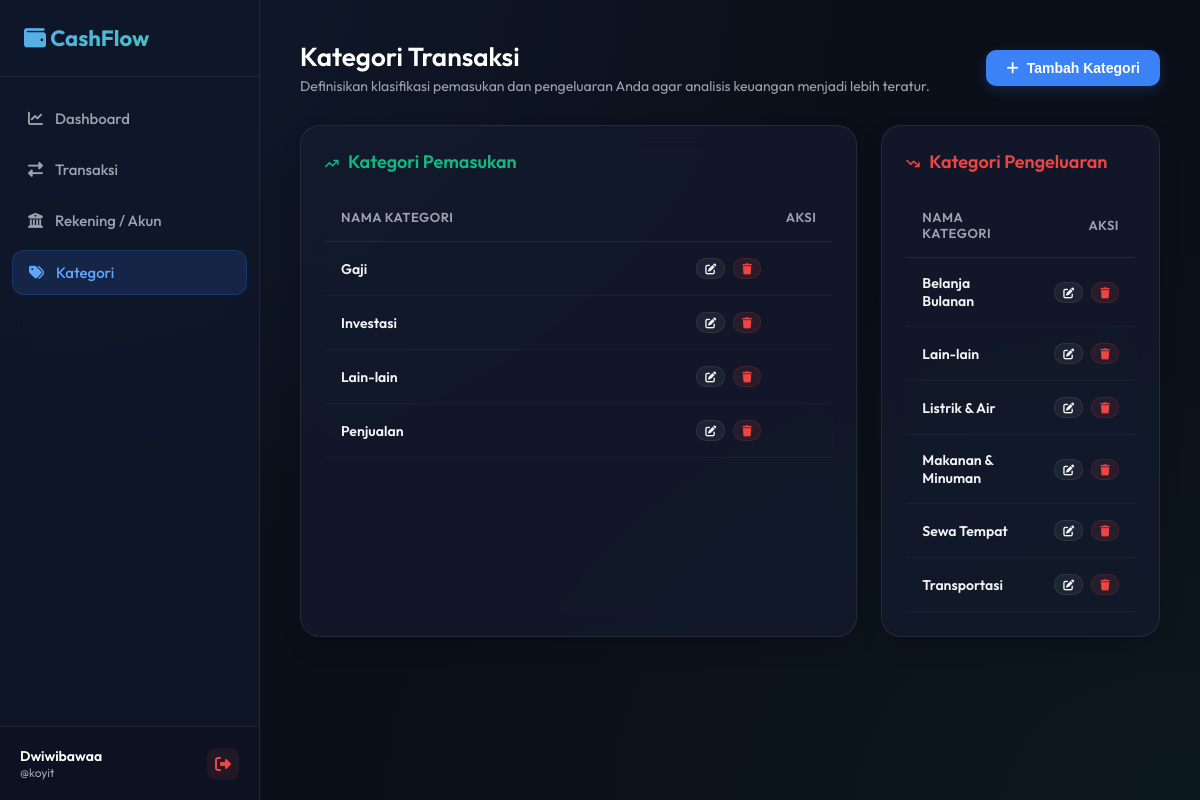
Screenshot of /kategori.php (signed in) with the database file from the repository.
### tables this page shows
CREATE TABLE `kategori` (
  `id` bigint(20) NOT NULL,
  `nama_kategori` varchar(100) NOT NULL,
  `jenis` enum('masuk','keluar') NOT NULL
);

### kategori.php (the view, shortened to what this page needs)
<?php
require_once 'includes/header.php';
$db = getDBConnection();
$stmt = $db->prepare("SELECT * FROM kategori WHERE jenis = 'masuk' ORDER BY nama_kategori ASC");
$stmt->execute();
$masuk_categories = $stmt->fetchAll();
$stmt = $db->prepare("SELECT * FROM kategori WHERE jenis = 'keluar' ORDER BY nama_kategori ASC");
$stmt->execute();
$keluar_categories = $stmt->fetchAll();
?>
<div class="page-header">
    <div>
        <h2>Kategori Transaksi</h2>
        <p>Definisikan klasifikasi pemasukan dan pengeluaran Anda agar analisis keuangan menjadi lebih teratur.</p>
    </div>
    <div>
        <button class="btn btn-primary" onclick="openModal('addKategoriModal')">
            <i class="fa-solid fa-plus"></i> Tambah Kategori
        </button>
    </div>
</div>
<div class="content-grid">
    <div class="card">
        <div class="section-title">
            <span class="text-success"><i class="fa-solid fa-arrow-trend-up icon-spaced"></i> Kategori Pemasukan</span>
        </div>
        <div class="table-responsive">
            <table class="table">
                <thead>
                    <tr>
                        <th class="w-70">Nama Kategori</th>
                        <th class="w-30 text-right">Aksi</th>
                    </tr>
                </thead>
                <tbody>
                    <?php foreach ($masuk_categories as $cat): ?>
                        <tr>
                            <td class="font-semibold"><?= htmlspecialchars($cat['nama_kategori']) ?></td>
                            <td class="text-right">
                                <div class="flex-gap-8 text-right">
                                    <button class="btn btn-secondary btn-secondary-xs"
                                            onclick="editKategori(<?= $cat['id']; ?>, '<?= htmlspecialchars($cat['nama_kategori'], ENT_QUOTES); ?>', 'masuk')">
                                        <i class="fa-solid fa-edit"></i>
                                    </button>
                                    <a href="kategori.php?delete=<?= $cat['id']; ?>"
                                       class="btn btn-danger btn-secondary-xs"
                                       onclick="return confirm('Apakah Anda yakin ingin menghapus kategori ini? Semua transaksi dengan kategori ini juga akan terhapus!')">
                                        <i class="fa-solid fa-trash"></i>
                                    </a>
                                </div>
                            </td>
                        </tr>
                    <?php endforeach; ?>
                </tbody>
            </table>
        </div>
    </div>
    <div class="card">
        <div class="section-title">
            <span class="text-danger"><i class="fa-solid fa-arrow-trend-down icon-spaced"></i> Kategori Pengeluaran</span>
        </div>
        <div class="table-responsive">
            <table class="table">
                <thead>
                    <tr>
                        <th class="w-70">Nama Kategori</th>
                        <th class="w-30 text-right">Aksi</th>
                    </tr>
                </thead>
                <tbody>
                    <?php foreach ($keluar_categories as $cat): ?>
                        <tr>
                            <td class="font-semibold"><?= htmlspecialchars($cat['nama_kategori']) ?></td>
                            <td class="text-right">
                                <div class="flex-gap-8 text-right">
                                    <button class="btn btn-secondary btn-secondary-xs"
                                            onclick="editKategori(<?= $cat['id']; ?>, '<?= htmlspecialchars($cat['nama_kategori'], ENT_QUOTES); ?>', 'keluar')">
                                        <i class="fa-solid fa-edit"></i>
                                    </button>
                                    <a href="kategori.php?delete=<?= $cat['id']; ?>"
                                       class="btn btn-danger btn-secondary-xs"
                                       onclick="return confirm('Apakah Anda yakin ingin menghapus kategori ini? Semua transaksi dengan kategori ini juga akan terhapus!')">
                                        <i class="fa-solid fa-trash"></i>
                                    </a>
                                </div>
                            </td>
                        </tr>
                    <?php endforeach; ?>
                </tbody>
            </table>
        </div>
    </div>
</div>
<?php
require_once 'includes/footer.php';
?>

### css/style.css (style rules this page uses)
:root { --bg-main: #0b0f19; --bg-card: rgba(20, 28, 47, 0.7); --border-color: rgba(255, 255, 255, 0.08); --border-focus: #3b82f6; --primary: #3b82f6; --primary-hover: #2563eb; --success: #10b981; --success-hover: #059669; --danger: #ef4444; --danger-hover: #dc2626; --warning: #f59e0b; --text-main: #f3f4f6; --text-muted: #9ca3af; --sidebar-width: 260px; --transition: all 0.3s cubic-bezier(0.4, 0, 0.2, 1); --glow-blue: rgba(59, 130, 246, 0.15); --glow-emerald: rgba(16, 185, 129, 0.15); }
* { box-sizing: border-box; margin: 0; padding: 0; }
body { font-family: 'Outfit', 'Inter', sans-serif; background-color: var(--bg-main); background-image: radial-gradient(at 0% 0%, rgba(59, 130, 246, 0.1) 0px, transparent 50%), radial-gradient(at 100% 100%, rgba(16, 185, 129, 0.05) 0px, transparent 50%); background-attachment: fixed; color: var(--text-main); min-height: 100vh; overflow-x: hidden; }
.page-header { display: flex; justify-content: space-between; align-items: center; margin-bottom: 30px; }
.page-header h2 { font-size: 26px; font-weight: 600; color: #ffffff; }
.page-header p { color: var(--text-muted); font-size: 14px; margin-top: 4px; }
.card { background: var(--bg-card); border: 1px solid var(--border-color); border-radius: 20px; padding: 24px; box-shadow: 0 10px 30px -10px rgba(0,0,0,0.3); backdrop-filter: blur(12px); transition: var(--transition); position: relative; overflow: hidden; }
.content-grid { display: grid; grid-template-columns: 2fr 1fr; gap: 24px; margin-bottom: 30px; }
.section-title { display: flex; justify-content: space-between; align-items: center; margin-bottom: 20px; font-size: 18px; font-weight: 600; color: #ffffff; }
.btn { display: inline-flex; align-items: center; gap: 8px; padding: 10px 20px; font-size: 14px; font-weight: 600; border-radius: 10px; border: none; cursor: pointer; transition: var(--transition); text-decoration: none; }
.btn-primary { background: var(--primary); color: #ffffff; box-shadow: 0 4px 12px rgba(59, 130, 246, 0.2); }
.btn-danger { background: rgba(239, 68, 68, 0.1); color: var(--danger); border: 1px solid rgba(239, 68, 68, 0.15); }
.btn-secondary { background: rgba(255, 255, 255, 0.05); color: var(--text-main); border: 1px solid var(--border-color); }
.table-responsive { width: 100%; overflow-x: auto; }
.table { width: 100%; border-collapse: collapse; text-align: left; }
.table th { padding: 16px; font-size: 13px; font-weight: 600; color: var(--text-muted); text-transform: uppercase; letter-spacing: 0.5px; border-bottom: 1px solid var(--border-color); }
.table td { padding: 16px; font-size: 14px; color: var(--text-main); border-bottom: 1px solid rgba(255, 255, 255, 0.04); }
.text-success { color: #10b981 !important; }
.text-danger { color: #ef4444 !important; }
.text-right { text-align: right !important; }
.font-semibold { font-weight: 600 !important; }
.flex-gap-8 { display: flex; gap: 8px; }
.icon-spaced { margin-right: 6px; font-size: 12px; }
.btn-secondary-xs { padding: 4px 8px !important; font-size: 11px !important; }
.w-70 { width: 70% !important; }
.w-30 { width: 30% !important; }

### rows the page displays
kategori: nama_kategori "Gaji"
kategori: nama_kategori "Investasi"
kategori: nama_kategori "Lain-lain"
kategori: nama_kategori "Penjualan"
kategori: nama_kategori "Belanja Bulanan"
kategori: nama_kategori "Lain-lain"
kategori: nama_kategori "Listrik & Air"
kategori: nama_kategori "Makanan & Minuman"
kategori: nama_kategori "Sewa Tempat"
kategori: nama_kategori "Transportasi"

### other values shown
$currentUser['nama'] "Dwiwibawaa"
$currentUser['username'] "koyit"
